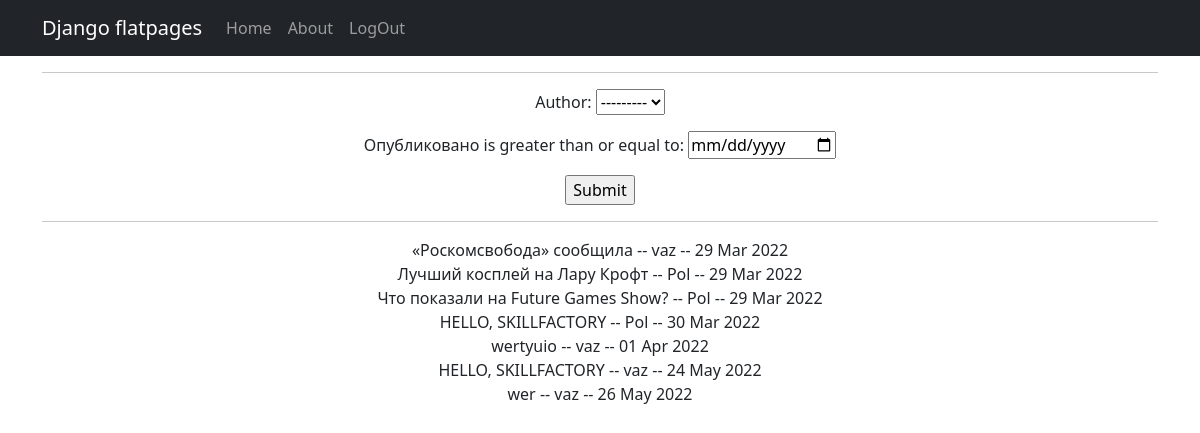
/news/search, run on the app's committed database.
### new/models.py (models this page shows, shortened)
class Post(models.Model):
    author = models.ForeignKey(Author, on_delete=models.CASCADE)
    category = models.CharField(max_length=3, choices=POSITIONS, default=news)
    time_public = models.DateTimeField(auto_now_add=True, verbose_name='Опубликовано')
    post_category = models.ManyToManyField(Category, through='PostCategory')
    title = models.CharField(max_length=128, verbose_name='Заголовок')
    text = models.TextField(null=True, blank=True, verbose_name='Текст')
    rating = models.IntegerField(default=0, verbose_name='Рейтинг')

class Author(models.Model):
    author_user = models.OneToOneField(User, on_delete=models.CASCADE)
    author_rating = models.SmallIntegerField(default=0)
    def __str__(self):
        return f'{self.author_user}'
    class Meta:
        verbose_name = 'Автор'
        verbose_name_plural = 'Авторы'

### new/views.py (the view)
# urls.py: path('search', post_filter),
def post_filter(request):
    f = PostFilter(request.GET, queryset=Post.objects.all())
    return render(request, '_filtr.html', {'filter': f})

### templates/_filtr.html (shortened to what this page needs)
{% extends 'flatpages/default.html' %}
{% load custom_filters %}
{% block content %}
<html lang="en">
<head>
</head>
<body>
<hr>
  <form method="get">
    {{ filter.form.as_p }}
    <input type="submit" />
      <hr>
  </form>
    {% for obj in filter.qs %}
        {{ obj.title }} -- {{ obj.author }}  -- {{ obj.time_public|date:'d M Y' }} <br />
    {% endfor %}
</body>
{% endblock content %}

### templates/flatpages/default.html (shortened to what this page needs)
<!DOCTYPE html>
<html lang="en">
    <head>
        {% load static %}
        <link href="{% static 'css/styles.css' %}" rel="stylesheet" />
    </head>
    <body>
        <nav class="navbar navbar-expand-lg navbar-dark bg-dark static-top">
   <div class="container">
       <a class="navbar-brand" href="#">Django flatpages</a>
       <div class="collapse navbar-collapse" id="navbarResponsive">
           <ul class="navbar-nav ml-auto">
               <li class="nav-item active">
                   <a class="nav-link" href="/news/">Home
                   </a>
               </li>
               <li class="nav-item">
                   <a class="nav-link" href="/about/">About</a>
               </li>
               <li class="nav-item">
                   <a class="nav-link" href="/">LogOut</a>
               </li>
           </ul>
       </div>
   </div>
</nav>
        <div class="container">
   <div class="row">
       <div class="col-lg-12 text-center">
           {% block content %}{% endblock content %}
       </div>
   </div>
</div>
    </body>
</html>

### data on the page
Post: title "«Роскомсвобода» сообщила", author "vaz", time_public "29 Mar 2022"
Post: title "Лучший косплей на Лару Крофт", author "Pol", time_public "29 Mar 2022"
Post: title "Что показали на Future Games Show?", author "Pol", time_public "29 Mar 2022"
Post: title "HELLO, SKILLFACTORY", author "Pol", time_public "30 Mar 2022"
Post: title "wertyuio", author "vaz", time_public "01 Apr 2022"
Post: title "HELLO, SKILLFACTORY", author "vaz", time_public "24 May 2022"
Post: title "wer", author "vaz", time_public "26 May 2022"
